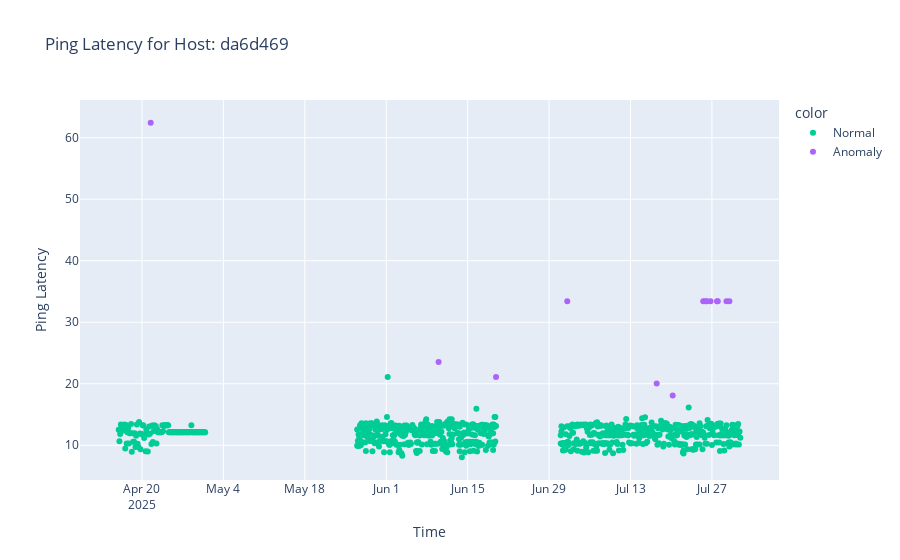

Here is the notebook cell this chart was saved with:
### Code cell
plot_host_latency(clean_data, choose_random_hostname(clean_data))

### Figure 1 — Plotly figure (JSON) as saved in the notebook; plotly's stock layout.template omitted (floating-point values rounded to 4 significant figures; data arrays with more than 128 entries replaced by an {"elided": "..."} marker saying what was removed)
{"data": [{"hovertemplate": "color=Normal<br>Time=%{x}<br>Ping Latency=%{y}<extra></extra>", "legendgroup": "Normal", "marker": {"color": "#00cc96", "symbol": "circle"}, "mode": "markers", "name": "Normal", "orientation": "v", "showlegend": true, "type": "scatter", "x": {"elided": "869 str values"}, "xaxis": "x", "y": {"elided": "869 float values"}, "yaxis": "y"}, {"hovertemplate": "color=Anomaly<br>Time=%{x}<br>Ping Latency=%{y}<extra></extra>", "legendgroup": "Anomaly", "marker": {"color": "#ab63fa", "symbol": "circle"}, "mode": "markers", "name": "Anomaly", "orientation": "v", "showlegend": true, "type": "scatter", "x": ["2025-04-21T12:00:31.000000000", "2025-06-10T00:00:29.000000000", "2025-06-19T21:00:53.000000000", "2025-07-02T03:00:29.000000000", "2025-07-17T12:00:34.000000000", "2025-07-20T06:00:51.000000000", "2025-07-25T12:00:43.000000000", "2025-07-25T21:00:43.000000000", "2025-07-26T03:00:43.000000000", "2025-07-26T18:00:43.000000000", "2025-07-27T21:00:34.000000000", "2025-07-28T00:00:45.000000000", "2025-07-29T12:00:48.000000000", "2025-07-30T00:00:48.000000000"], "xaxis": "x", "y": [62.43, 23.55, 21.11, 33.41, 20.02, 18.07, 33.41, 33.41, 33.41, 33.41, 33.41, 33.41, 33.41, 33.41], "yaxis": "y"}], "layout": {"legend": {"title": {"text": "color"}, "tracegroupgap": 0}, "title": {"text": "Ping Latency for Host: da6d469"}, "xaxis": {"anchor": "y", "domain": [0, 1], "title": {"text": "Time"}}, "yaxis": {"anchor": "x", "domain": [0, 1], "title": {"text": "Ping Latency"}}}}
